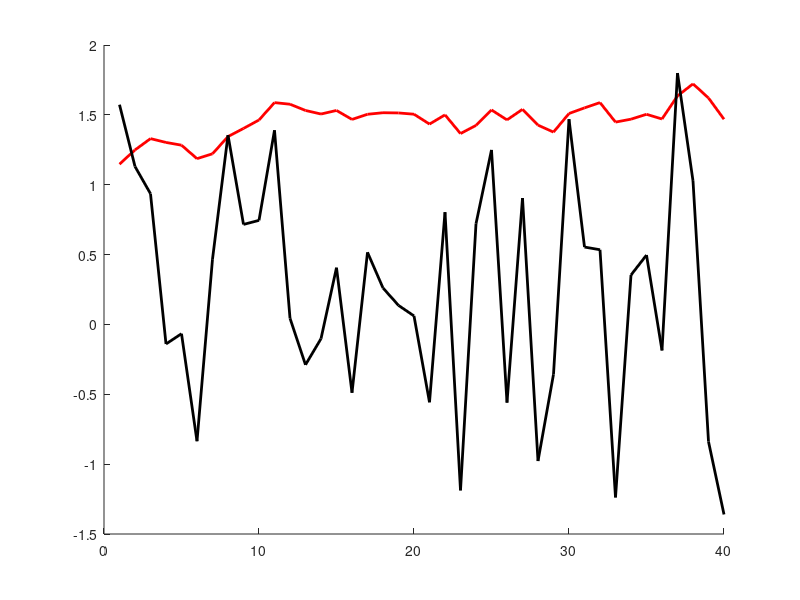

Recreate this plot in MATLAB. (Note: this script raises an error after producing the figure.)
clear all;
close all;

%% Intialization of States and U input as functions for data 
N = 10; %prediction horizon
n = 40; % no of data points
k = 1:1:n;
uk = randn(n,1);
% uk = 1*ones(1,n);
% uk = 0.05:0.05:n*0.05;
x = 1;
% f=@(x,u) -0.5*(1 + x)*cos(x)+1.8*cos(x) + 1*u;
f = @(x,u) 0.99*x + 0.1*u;
% f=@(x,u) 1*(-0.5*(1 + x)*x+0.8*x + 2*u);
% f = @(x,u) 1*(x-u)^2+0.1*(x)^2;%+0.0002*randn(1);
for i=0:n-1
    yk(i+1,1) = f(x(i+1),uk(i+1));
    x(i+2) = yk(i+1,1);
end
xk = x(1:n)';
% uk = uk';
xtrc=[xk,uk]; % aug. xk,uk

%% ploting data points

figure(1), hold on
plot(k,yk,'Color','r','LineWidth',2);
plot(k,uk,'Color','k','LineWidth',2);
hold off

%% Model Learning & Generating Controller(MPC)
u0=1*uk(end);
lb = -3*ones(1,N);
ub = 3*ones(1,N);

for i=1:5
    display(i,'iteration');
    [U] = Gp_mpc(xtrc,yk,u0,N,lb,ub);
    u0=U(1);
    xtrc(size(xtrc,1)+1,1:2) = [yk(end),U(1)];
    yk(size(yk,1)+1) = f(yk(end),U(1));
    
    display(u0,'Optimal U');
    display(yk(end),'yk');
    display(xk(end),'xk');
    display('---------------------------');

    k = n:1:size(xtrc,1);
    figure(1), hold on
    plot(k,yk(n:end),'Color','g','LineWidth',1);
    plot(k,xtrc(n:end,2),'Color','b','LineWidth',1);
    legend('yk','uk','opt. Yk','opt. Uk');
    hold off

end
projected_yk = yk(n:end)
optimal_uk = xtrc(n:end,2)